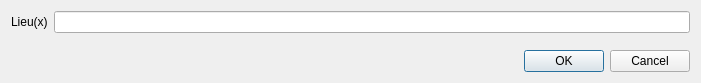
<?xml version="1.0" encoding="UTF-8"?>
<ui version="4.0">
 <class>FormulaireCadastre</class>
 <widget class="QDialog" name="FormulaireCadastre">
  <property name="geometry">
   <rect>
    <x>0</x>
    <y>0</y>
    <width>701</width>
    <height>83</height>
   </rect>
  </property>
  <property name="windowTitle">
   <string>Cadastre</string>
  </property>
  <layout class="QVBoxLayout" name="verticalLayout">
   <item>
    <layout class="QFormLayout" name="formLayout">
     <item row="0" column="0">
      <widget class="QLabel" name="label">
       <property name="text">
        <string>Lieu(x)</string>
       </property>
      </widget>
     </item>
     <item row="0" column="1">
      <widget class="QLineEdit" name="lineEdit"/>
     </item>
    </layout>
   </item>
   <item>
    <widget class="QDialogButtonBox" name="buttonBox">
     <property name="orientation">
      <enum>Qt::Horizontal</enum>
     </property>
     <property name="standardButtons">
      <set>QDialogButtonBox::Cancel|QDialogButtonBox::Ok</set>
     </property>
    </widget>
   </item>
  </layout>
 </widget>
 <resources/>
 <connections>
  <connection>
   <sender>buttonBox</sender>
   <signal>accepted()</signal>
   <receiver>FormulaireCadastre</receiver>
   <slot>accept()</slot>
   <hints>
    <hint type="sourcelabel">
     <x>248</x>
     <y>254</y>
    </hint>
    <hint type="destinationlabel">
     <x>157</x>
     <y>274</y>
    </hint>
   </hints>
  </connection>
  <connection>
   <sender>buttonBox</sender>
   <signal>rejected()</signal>
   <receiver>FormulaireCadastre</receiver>
   <slot>reject()</slot>
   <hints>
    <hint type="sourcelabel">
     <x>316</x>
     <y>260</y>
    </hint>
    <hint type="destinationlabel">
     <x>286</x>
     <y>274</y>
    </hint>
   </hints>
  </connection>
 </connections>
</ui>
